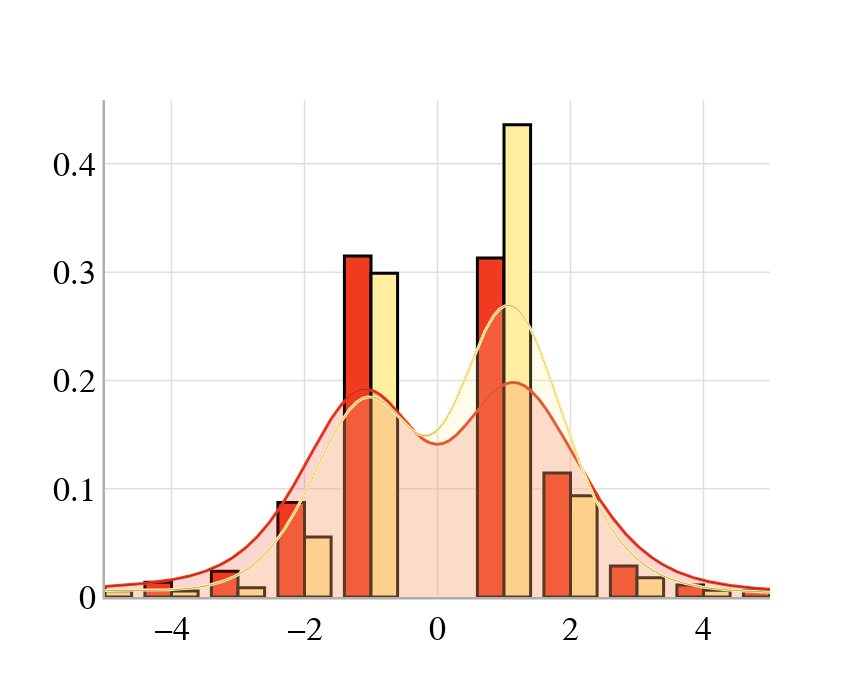

Notebook source saved alongside this figure:
### Code cell
from sklearn.neighbors import KernelDensity
from scipy.stats import gaussian_kde
trace_data = []
X_plot = np.linspace(-5, 5, 1000)
for j,e in enumerate(data['cueEccentricity1'].unique().sort(ascending=False)):
        ecc_data = data[data['cueEccentricity1']==e]
        trace_data.append(go.Histogram(x = ecc_data['responsePosRelative0'].to_numpy(), 
                                  histnorm='probability',name = str(e) + ' deg', opacity = 1, marker = dict(color = colors[1-j], line=dict(color='black',width = 3)), showlegend=False))

fill_colors = ['rgba(255,237,160,0.2)', 'rgba(240,59,32,0.2)']
for j,e in enumerate(data['cueEccentricity1'].unique().sort(ascending=False)):
        ecc_data = data[data['cueEccentricity1']==e]
        X = ecc_data['responsePosRelative0'].to_numpy()
        # Gaussian KDE
        #kde = KernelDensity(kernel='gaussian').fit(X)
        kde = gaussian_kde(X)
        log_dens = kde(X_plot)


        trace_data.append(go.Scatter(x = X_plot, y = log_dens,
                                  mode='markers+lines', fill = 'tozeroy', fillcolor = fill_colors[1-j], name = str(e) + ' deg', 
                                     line = dict(color = colors[1-j], width = 3),
                                     marker=dict(size = 0.5, color='black'),
                                    showlegend=False))

font_size = 34
layout = go.Layout(
    barmode='group',
    font = dict(size = font_size, family = 'Helvetica, Bold'),
    )
    
fig = go.Figure(data=trace_data, layout=layout)
fig['layout'].update(height = 700, width = 850)
fig['layout'].update(paper_bgcolor='rgba(0,0,0,0)',plot_bgcolor ='rgba(0,0,0,0)', font = dict(size = font_size, color = 'black'))        

fig.update_xaxes(title = '',showgrid=True, gridwidth=1.5, gridcolor='#DFDFDF', showline=True, linecolor = '#AFAFAF', linewidth = 2.5, range = [-5,5],nticks = 7)
fig.update_yaxes(title = '',showgrid=True, gridwidth=1.5, gridcolor='#DFDFDF', showline=True, linecolor = '#AFAFAF', linewidth = 2.5, nticks = 7)
fig.show()
fig.write_image(resultPath+"SPE_distributions_by_eccentricity.png")
fig.write_image(resultPath+"SPE_distributions_by_eccentricity.svg")
fig.write_image(resultPath+"SPE_distributions_by_eccentricity.pdf")

### Figure 1 — Plotly figure (JSON) as saved in the notebook; plotly's stock layout.template omitted (floating-point values rounded to 4 significant figures; data arrays with more than 128 entries replaced by an {"elided": "..."} marker saying what was removed)
{"data": [{"histnorm": "probability", "marker": {"color": "rgb(240,59,32)", "line": {"color": "black", "width": 3}}, "name": "10 deg", "opacity": 1, "showlegend": false, "type": "histogram", "x": {"elided": "3080 int values"}}, {"histnorm": "probability", "marker": {"color": "rgb(255,237,160)", "line": {"color": "black", "width": 3}}, "name": "2 deg", "opacity": 1, "showlegend": false, "type": "histogram", "x": {"elided": "3080 int values"}}, {"fill": "tozeroy", "fillcolor": "rgba(240,59,32,0.2)", "line": {"color": "rgb(240,59,32)", "width": 3}, "marker": {"color": "black", "size": 0.5}, "mode": "markers+lines", "name": "10 deg", "showlegend": false, "type": "scatter", "x": {"elided": "1000 float values"}, "y": {"elided": "1000 float values"}}, {"fill": "tozeroy", "fillcolor": "rgba(255,237,160,0.2)", "line": {"color": "rgb(255,237,160)", "width": 3}, "marker": {"color": "black", "size": 0.5}, "mode": "markers+lines", "name": "2 deg", "showlegend": false, "type": "scatter", "x": {"elided": "1000 float values"}, "y": {"elided": "1000 float values"}}], "layout": {"barmode": "group", "font": {"color": "black", "family": "Helvetica, Bold", "size": 34}, "height": 700, "paper_bgcolor": "rgba(0,0,0,0)", "plot_bgcolor": "rgba(0,0,0,0)", "width": 850, "xaxis": {"gridcolor": "#DFDFDF", "gridwidth": 1.5, "linecolor": "#AFAFAF", "linewidth": 2.5, "nticks": 7, "range": [-5, 5], "showgrid": true, "showline": true, "title": {"text": ""}}, "yaxis": {"gridcolor": "#DFDFDF", "gridwidth": 1.5, "linecolor": "#AFAFAF", "linewidth": 2.5, "nticks": 7, "showgrid": true, "showline": true, "title": {"text": ""}}}}
